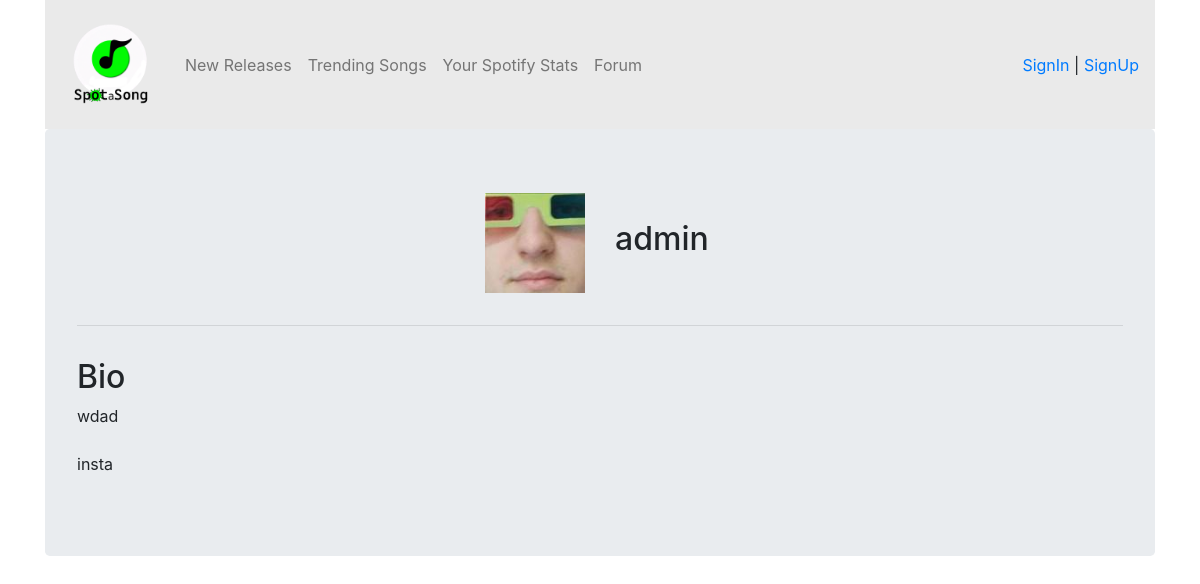
The app's page /accounts/profile/admin, older data.
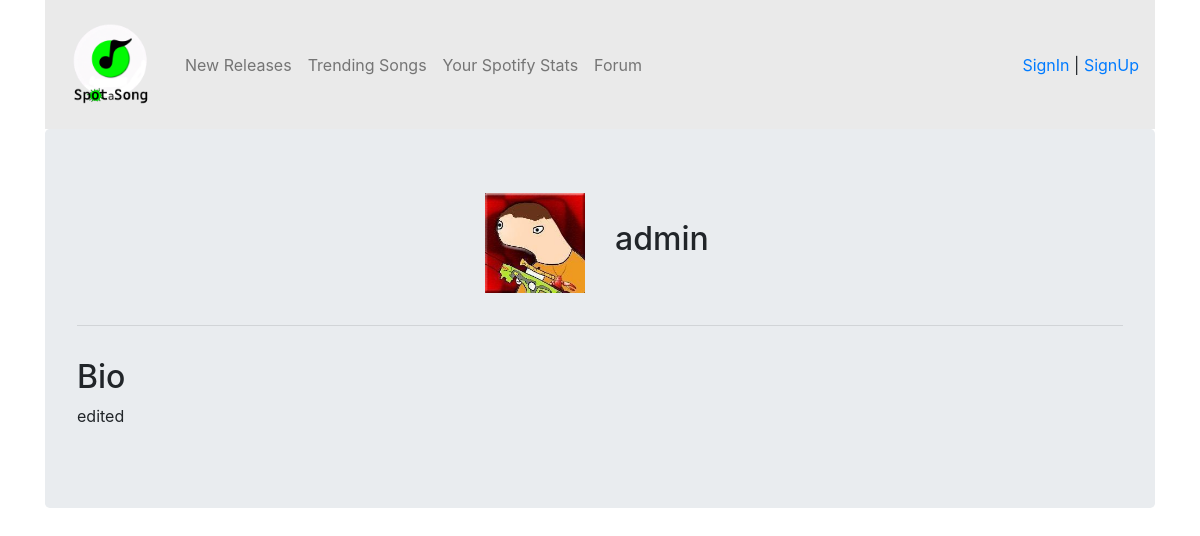
The same page, newer data.
### accounts/models.py (models this page shows, shortened)
class UserProfile(models.Model):
    user = models.OneToOneField(CustomUser, on_delete=models.CASCADE)
    profile_picture = models.ImageField(default='default.jpg',upload_to='profile_pictures')
    bio = models.TextField(max_length=1500, blank=True)

class CustomUser(AbstractUser):
    age = models.PositiveIntegerField(null=True, blank=True)

### accounts/views.py (the view)
# urls.py: path('profile/<str:profile_name>', profileView, name='profile'),
def profileView(request, profile_name):
    user_profile = get_object_or_404(UserProfile, user__username=profile_name)
    if request.method == "POST":
        bio_form = BioUpdateForm(request.POST, instance=user_profile)
        if bio_form.is_valid():
            bio_form.save()
            messages.success(request, 'Bio Updated!')
            return redirect('accounts:profile', profile_name=profile_name)
    else:
        initial_data = {'bio': user_profile.bio} # set the initial value to the existing bio value
        bio_form = BioUpdateForm(initial=initial_data)
    return render(request, 'profile.html', {'user_profile': user_profile, 'bioform': bio_form})

### accounts/templates/profile.html (shortened to what this page needs)
{% extends "base.html" %}
{% load crispy_forms_tags %}
{% load static %}
{% block content %}
<div class="container">
    <div class="jumbotron">
        <div class="row text-center justify-content-md-center pb-3">
            <div class="col-md-5 text-md-right">
                <img id="bioImage"  src="{{ user_profile.profile_picture.url }}">
            </div>
           <div class="col-md-5 text-md-left my-auto">
                <h2>{{user_profile.user}}</h2>
           </div>
        </div>
        <hr>
        <div class="container">
            <div class="row pt-3">
                <h2>Bio</h2>
            </div>
            <div class="row">
                <p>{{ user_profile.bio|linebreaksbr }}</p>
            </div>
        </div>
    </div>
</div>
{% endblock %}

### main/templates/base.html (shortened to what this page needs)
{% load static %}
<!DOCTYPE html>
<html lang="en">
<head>
    <link rel="stylesheet" type="text/css" href="{% static 'css/style.css' %}">
    <link rel="stylesheet" href="https://stackpath.bootstrapcdn.com/bootstrap/4.5.0/css/bootstrap.min.css">
    <link rel="stylesheet" href="https://use.fontawesome.com/releases/v5.15.1/css/all.css">
    <link rel="stylesheet" href="https://cdnjs.cloudflare.com/ajax/libs/font-awesome/6.4.0/css/all.min.css"/>
</head>
<body>
        {% include 'navbar.html' %}
        {% block content %}
        {% endblock %}
</body>
</html>

### main/templates/navbar.html (shortened to what this page needs)
{% load static %}
<div class="container">
  <nav class="navbar navbar-expand-lg navbar-light" style="background-color: #eaeaea;">
    <div class="collapse navbar-collapse" id="navbarTogglerDemo01">
      <a class="pt-2 navbar-brand" href="{% url 'main:home' %}">
        <img src="{% static '\images\DALL·E 2023-04-06 12.51.07 - Create a copytright free logo using this website name_ Spot-a-Song. Use grayscale colors with greenscale (1).png' %}" width="100" height="100" alt="">
      </a>
      <ul class="navbar-nav mr-auto mt-2 mt-lg-0">
        <li class="nav-item">
          <a class="nav-link" href="{% url 'main:new_releases' %}">New Releases</a>
        </li>
        <li class="nav-item">
          <a class="nav-link" href="{% url 'main:trendingSongs' %}">Trending Songs</a>
        </li>
        <li class="nav-item">
          <a class="nav-link" href="{% url 'accounts:spotify_authorize' %}">Your Spotify Stats</a>
        </li>
        <li class="nav-item">
          <a class="nav-link" href="{% url 'forum:forumtopics' %}">Forum</a>
        </li>
      </ul>
      {% if user.is_authenticated %}
      <div class="dropdown justify-content-right">
        <button class="btn btn-secondary dropdown-toggle" type="button" id="dropdownMenuButton" data-toggle="dropdown" aria-haspopup="true" aria-expanded="false">
          {{ user.username }}
          <img class="rounded-circle" id="imageprofile" src="{{ user.userprofile.profile_picture.url }}"></a>
        </button>
        <div class="dropdown-menu" aria-labelledby="dropdownMenuButton">
          <a class="dropdown-item" href="{% url 'accounts:profile' profile_name=user.username %}">Profile</a>
          <a class="dropdown-item" href="{% url 'accounts:signout' %}">Sign Out <i class="fas fa-sign-out-alt"></i></a>
        </div>
      </div>
      {% else %}
      <div class="justify-content-right">
        <a href="{% url 'accounts:signin' %}">SignIn</a>
        |
        <a href="{% url 'accounts:signup' %}">SignUp</a>
      </div>
      {% endif %}
    </div>
 </nav>
</div>

### static/css/style.css (style rules this page uses)
#bioImage { max-width: 100px; max-height: 100px; }

Row changes from the older to the newer data that the page shows:
changed UserProfile "admin": profile_picture: a different picture; bio "wdad insta" → "edited"
